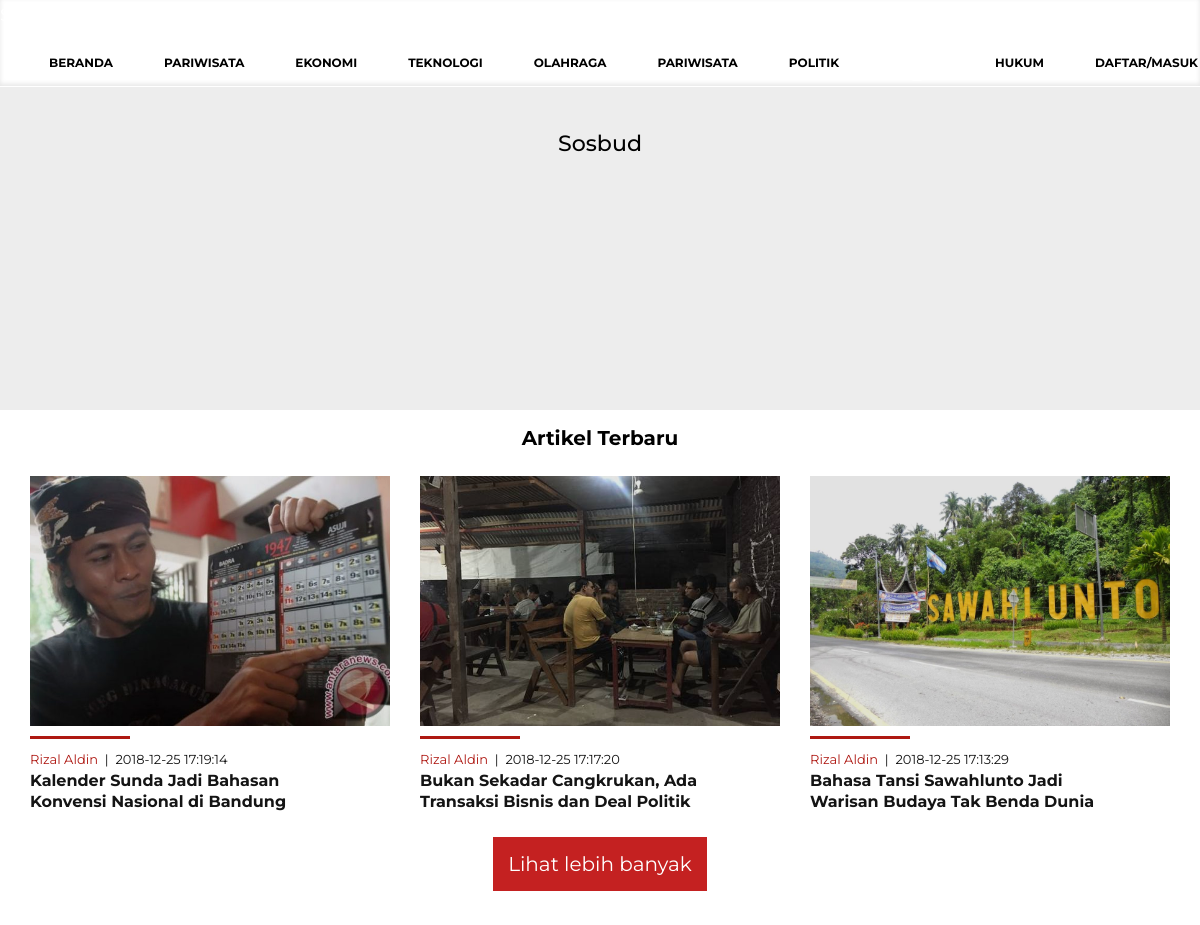
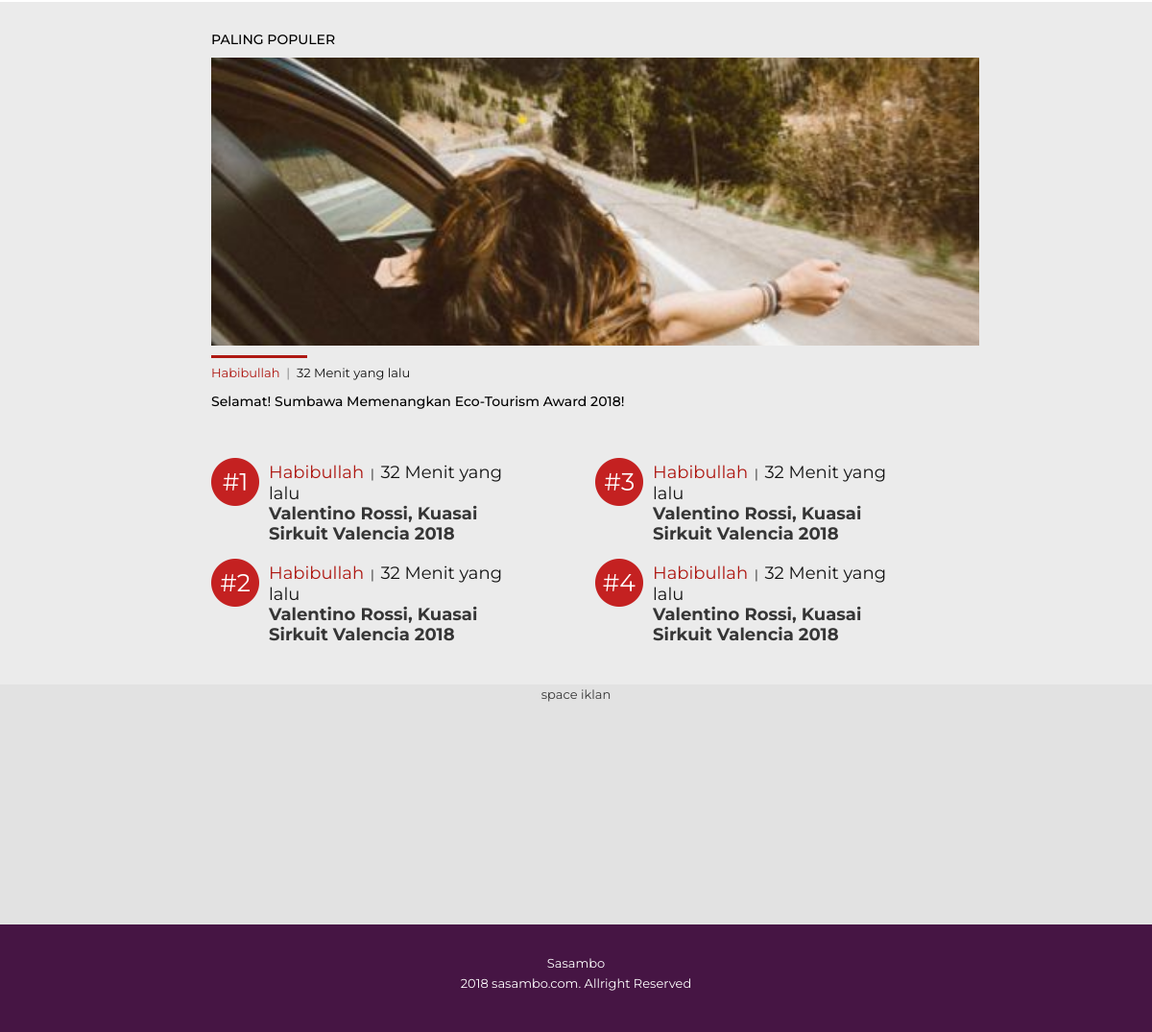
The app's page /index.php/content/kategori/sosbud with its own data (2 pictures, top to bottom).
### tables this page shows
CREATE TABLE `berita` (
  `id_berita` int(11) NOT NULL,
  `id_user` int(11) NOT NULL,
  `id_kategori` int(11) NOT NULL,
  `slug_berita` varchar(255) NOT NULL,
  `judul_berita` varchar(255) NOT NULL,
  `isi_berita` text NOT NULL,
  `gambar` varchar(255) NOT NULL,
  `status_berita` enum('Publish','Draft','','') NOT NULL,
  `jenis_berita` varchar(20) NOT NULL,
  `keywords` varchar(500) NOT NULL,
  `tanggal_post` datetime NOT NULL,
  `tanggal` timestamp NOT NULL DEFAULT '0000-00-00 00:00:00' ON UPDATE CURRENT_TIMESTAMP
);

CREATE TABLE `user` (
  `id_user` int(25) NOT NULL,
  `nama` varchar(50) NOT NULL,
  `email` varchar(255) NOT NULL,
  `username` varchar(32) NOT NULL,
  `password` varchar(64) NOT NULL,
  `akses_level` varchar(20) NOT NULL,
  `tanggal` timestamp NOT NULL DEFAULT CURRENT_TIMESTAMP ON UPDATE CURRENT_TIMESTAMP
);

### application/controllers/content/Kategori.php (called while the page is built, shortened)
<?php
class Kategori extends CI_Controller {
	public function __construct()
	{
		$this->load->model('berita_model');
		$this->load->model('iklan_model');
	}
	public function sosbud()
		{
			$data = array(
				'berita' => $this->berita_model->home(7),
				'title'  => 'Sasambo - Sosbud'
			);
			$this->load->view('layout/head', $data);
			$this->load->view('content/sosbud/list', $data, FALSE);
		}
}

### index.php (called while the page is built, shortened)
<?php
require_once BASEPATH.'core/CodeIgniter.php';

### application/models/Berita_model.php (called while the page is built, shortened)
<?php
class Berita_model extends CI_Model {
	public function home($id)
	{
		$this->db->select('berita.*,
						   kategori.nama_kategori, kategori.slug_kategori,
						   user.nama');
		$this->db->from('berita');
		$this->db->join('kategori','kategori.id_kategori = berita.id_kategori','LEFT');
		$this->db->join('user','user.id_user = berita.id_user','LEFT');
		$this->db->where('berita.id_kategori',$id);
		$this->db->order_by('id_berita', 'DESC');
		$query = $this->db->get();
		return $query->result();
	}
}

### application/views/content/sosbud/list.php (the view, shortened to what this page needs)
<body>
   <nav class="navbar navbar-default navbar-fixed-top">
      <div class="container">
        <div class="navbar-header">
          <a class="navbar-brand" href="<?php echo base_url('home') ?>">Sasambo</a>
        </div>
        <div id="navbar" class="navbar-collapse collapse">
          <ul class="nav navbar-nav navbar-right">
              <li><a href="<?php echo base_url('home') ?>">Beranda</a></li>
              <li><a href="<?php echo base_url('content/kategori/pariwisata') ?>">Pariwisata</a></li>
              <li><a href="<?php echo base_url('content/kategori/ekonomi') ?>">Ekonomi</a></li>
              <li><a href="<?php echo base_url('content/kategori/teknologi') ?>">Teknologi</a></li>
              <li><a href="<?php echo base_url('content/kategori/olahraga') ?>">Olahraga</a></li>
              <li><a href="<?php echo base_url('content/kategori/pariwisata') ?>">Pariwisata</a></li>
              <li><a href="<?php echo base_url('content/kategori/politik') ?>">Politik</a></li>
              <li class="active"><a href="sosbud.html">Sosbud<span class="sr-only">(current)</span></a></li>
              <li><a href="<?php echo base_url('content/kategori/hukum') ?>">Hukum</a></li>
              <li><a class="masuk" href="<?php echo base_url('userlogin') ?>">Daftar/Masuk</a></li>
          </ul>
        </div>
      </div>
    </nav>
    <div class="container">
      <div class="container">
    <div class="kategori-container">
      <div class="sc1-kat">
        <h1>Sosbud</h1>
      </div>
      <div class="sc2-kat">
        <h2>Artikel Terbaru</h2>
        <div class="row sc2-kat-row">
          <?php foreach ($berita as $key => $value) { ?>
          <div class="col-md-4" id="sc1-pariwisata">
            <div class="thumbnail-kategori-par" style="background-image: url(<?php echo base_url('assets/upload/image/'.$value->gambar); ?>">
              <div class="overlay-kategori-par"></div>
            </div>
            <div class="garis-merah"></div>
                <div class="page-title-kategori">
                  <span class="author-name"><a href=""><?php echo $value->nama; ?></a></span>
                  &nbsp;|&nbsp;
                  <span class="upload-time"><a href=""><?php echo $value->tanggal_post; ?></a></span> <br>
                  <a href="<?php echo base_url('home/read/'.$value->slug_berita); ?>" class="judul-kategori"><?php echo $value->judul_berita; ?></a>
                </div>
              </div>
          <?php
            if($key == 2) {
              break;
            }
            }
           ?>
        </div>
        <h5>
          <a href="" class="rm-button-kat">Lihat lebih banyak</a>
        </h5>
    </div>
        <div class="sc3-kat">
          <div class="row sc3-kat-row">
            <div class="col-md-2"></div>
            <div class="col-md-8 sc3-kat-row-1">
              <h3>Paling Populer</h3>
              <div class="thumbnail-sc3-kat" style="background-image: url(<?php echo base_url('assets/template/assets/img/thumbnail-kategori.jpg');?>"></div>
                <div class="judul-thumbnail-sc3-kat">
                  <div class="garis-merah"></div>
                  <span class="author-name"><a href="">Habibullah</a></span>
                  &nbsp;|&nbsp;
                  <span class="upload-time"><a href="">32 Menit yang lalu</a></span>
                  <div class="judul-thumbnail-text">
                    <h3><a href="">Selamat! Sumbawa Memenangkan Eco-Tourism Award 2018!</a></h3>
                  </div>
                </div>
                <div class="row list-populer">
                  <div class="col-md-6 Populer-kiri">
                    <div class="media">
                      <div class="media-left">
                        <a href="#"><img class="media-object-populer" src="<?php echo base_url(); ?>assets/template/assets/img/first.png" alt="Generic placeholder image"></a>
                      </div>
                    <div class="media-body">
                      <div class="page-title-kategori">
                        <span class="author-name"><a href="">Habibullah</a></span>
                        &nbsp;|&nbsp;
                        <span class="upload-time"><a href="">32 Menit yang lalu</a></span> <br>
                        <a href="" class="judul-kategori">Valentino Rossi, Kuasai Sirkuit Valencia 2018</a>
                      </div>
                    </div>
                    </div>
                    <div class="media">
                      <div class="media-left">
                        <a href="#"><img class="media-object-populer" src="<?php echo base_url(); ?>assets/template/assets/img/second.png" alt="Generic placeholder image"></a>
                      </div>
                    <div class="media-body">
                      <div class="page-title-kategori">
                        <span class="author-name"><a href="">Habibullah</a></span>
                        &nbsp;|&nbsp;
                        <span class="upload-time"><a href="">32 Menit yang lalu</a></span> <br>
                        <a href="" class="judul-kategori">Valentino Rossi, Kuasai Sirkuit Valencia 2018</a>
                      </div>
                    </div>
                    </div>
                    </div>
                    <div class="col-md-6 Populer-kanan">
                    <div class="media">
                      <div class="media-left">
                        <a href="#"><img class="media-object-populer" src="<?php echo base_url(); ?>assets/template/assets/img/third.png" alt="Generic placeholder image"></a>
                      </div>
                    <div class="media-body">
                      <div class="page-title-kategori">
                        <span class="author-name"><a href="">Habibullah</a></span>
                        &nbsp;|&nbsp;
                        <span class="upload-time"><a href="">32 Menit yang lalu</a></span> <br>
                        <a href="" class="judul-kategori">Valentino Rossi, Kuasai Sirkuit Valencia 2018</a>
                      </div>
                    </div>
                    </div>
                    <div class="media">
                      <div class="media-left">
                        <a href="#"><img class="media-object-populer" src="<?php echo base_url(); ?>assets/template/assets/img/fourth.png" alt="Generic placeholder image"></a>
                      </div>
                    <div class="media-body">
                      <div class="page-title-kategori">
                        <span class="author-name"><a href="">Habibullah</a></span>
                        &nbsp;|&nbsp;
                        <span class="upload-time"><a href="">32 Menit yang lalu</a></span> <br>
                        <a href="" class="judul-kategori">Valentino Rossi, Kuasai Sirkuit Valencia 2018</a>
                      </div>
                    </div>
                  </div>
                </div>
              </div>
            </div>
            <div class="col-md-2"></div>
          </div>
        </div>
        <div class="iklan">space iklan</div>
    </div>
    </div>
    </div>
    <div class="sasambo-footer">
      <a>
        Sasambo
      </a>
      <p>2018 sasambo.com. Allright Reserved</p>
    </div>
  </body>
</html>

### assets/template/css/sasambo.css (style rules this page uses)
* { margin: 0px; padding: 0px; }
body { color: #555; padding-top: 50px; font-family: 'Montserrat', sans-serif; }
h1, .h1, h2, .h2, h3, .h3, h4, .h4, h5, .h5, h6, .h6 { margin-top: 0; font-family: 'Montserrat', sans-serif; font-weight: normal; color: #333; }
@media (min-width: 1200px) { .container { width: 100%; } }
.navbar { background-color: rgb(156, 29, 136); color: #fff; -webkit-box-shadow: inset 0 -2px 5px rgba(0,0,0,.1); box-shadow: inset 0 -2px 5px rgba(0,0,0,.1); }
.nav { color: rgb(255, 255, 255); font-size: 12px; text-transform: uppercase; }
.nav .active { color: #fff; }
.nav .active:after { position: absolute; bottom: 0; left: 50%; width: 0; height: 0; margin-left: -5px; vertical-align: middle; content: " "; border-right: 5px solid transparent; border-bottom: 5px solid; border-left: 5px solid transparent; }
.media-body a { text-decoration: none; color: #363636; font-size: 18px; }
.iklan { text-align: center; height: 250px; background-color: rgb(226, 226, 226); color: #363636; }
.sasambo-footer { text-align: center; padding: 30px; background-color: rgb(70, 21, 68); color: #fff; }
.sasambo-footer a { color: #fff; text-decoration: none; }
.sc1-kat { height: 350px; background-color: #ededed; color: #fff; text-align: center; }
.sc1-kat h1 { position: relative; top: 20%; }
.sc2-kat { margin-top: 15px; margin-left: 15px; margin-right: 15px; text-align: center; }
.sc2-kat-row { margin-bottom: 25px; }
.rm-button-kat { padding: 15px; background-color: rgb(196, 33, 33); color: #fff; text-decoration: none; }
.sc3-kat { margin-left: 0; margin-right: 0; margin-top: 50px; background-color: #ebebeb; }
.sc3-kat h3 { text-transform: uppercase; }
.sc3-kat-row-1 { margin-left: auto; margin-right: auto; padding-top: 20px; margin-left: 20px; margin-right: 20px; background-color: #ebebeb; }
.thumbnail-sc3-kat { z-index: 1; height: 300px; margin-bottom: 5px; font-family: 'Montserrat', sans-serif; background-size: cover; background-repeat: no-repeat; background-position: center center; }
.judul-thumbnail-sc3-kat { margin-bottom: 50px; }
.judul-thumbnail-text a { text-decoration: none; text-transform: none; color: rgb(0, 0, 0); }
.page-title-kategori { text-align: left; color: rgb(20, 20, 20); padding-top: 5px; width: 80%; }
.judul-kategori { font-weight: bold; font-size: 16px; color: rgb(20, 20, 20); }
.list-populer { margin-bottom: 40px; }
.media-object-populer { width: 50px; }
.garis-merah { background-color: rgb(174, 24, 18); margin: 10px; margin-left: 0; margin-bottom: 5px; height: 3px; width: 100px; }
.author-name a { text-decoration: none; text-transform: none; color: rgb(174, 24, 18); }
.upload-time a { text-decoration: none; text-transform: none; color: rgb(20, 20, 20); }
.judul-kategori { margin-top: 30px; text-align: center; }
#sc1-pariwisata { padding: 15px; }
.thumbnail-kategori-par { z-index: 1; height: 250px; font-family: 'Montserrat', sans-serif; background-size: cover; background-repeat: no-repeat; background-position: center center; }
.overlay-kategori-par { width: 100%; height: 250px; background: rgba(0,0,0,.1); }

### records on screen
berita: gambar (picture), id_user.nama "Rizal Aldin", tanggal_post "2018-12-25 17:19:14", judul_berita "Kalender Sunda Jadi Bahasan Konvensi Nasional di Bandung"
berita: gambar (picture), id_user.nama "Rizal Aldin", tanggal_post "2018-12-25 17:17:20", judul_berita "Bukan Sekadar Cangkrukan, Ada Transaksi Bisnis dan Deal Politik"
berita: gambar (picture), id_user.nama "Rizal Aldin", tanggal_post "2018-12-25 17:13:29", judul_berita "Bahasa Tansi Sawahlunto Jadi Warisan Budaya Tak Benda Dunia"
